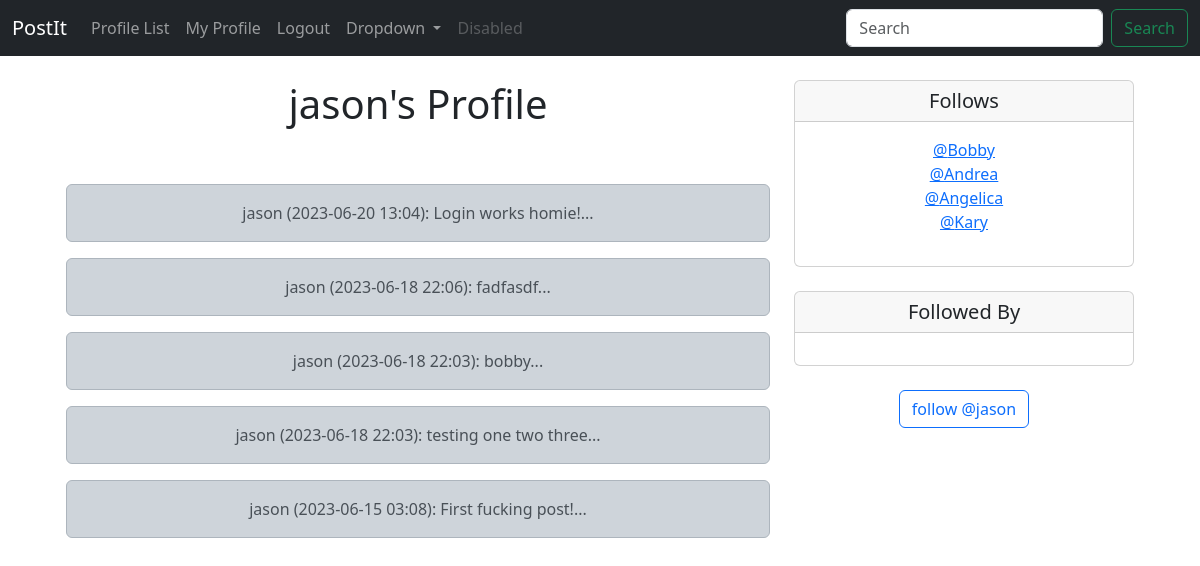
Screenshot of /profile/1 (signed in) with the database file from the repository.
### postit/models.py (models this page shows)
class Profile(models.Model):
    user = models.OneToOneField(User, on_delete=models.CASCADE)
    follows = models.ManyToManyField(
        'self',
        related_name='followed_by',
        symmetrical=False,
        blank=True
    )
    date_modified = models.DateTimeField(User, auto_now=True)
    def __str__(self):
        return self.user.username

class Post(models.Model):
    user = models.ForeignKey(
        User, related_name='posts',
        on_delete=models.DO_NOTHING
    )
    body = models.CharField(max_length=200)
    created_at = models.DateTimeField(auto_now_add=True)
    def __str__(self):
        return(
            f'{self.user} '
            f'({self.created_at:%Y-%m-%d %H:%M}): '
            f'{self.body}...'
        )

### postit/views.py (the view, shortened to what this page needs)
# urls.py: path('profile/<int:pk>', views.profile, name='profile'),
def profile(request, pk):
    if request.user.is_authenticated:
        profile = Profile.objects.get(user_id=pk)
        posts = Post.objects.filter(user_id=pk).order_by('-created_at')
        return render(request, 'profile.html', {'profile': profile, 'posts': posts})
    else:
        messages.success(request, 'You must be logged in to view this page!')
        return redirect('home')

### postit/templates/profile.html (shortened to what this page needs)
{% extends 'base.html' %}
{% block content %}
{% if profile %}
    <div class="container text-center">
        <div class="row">
            <div class="col-8">
                <h1>{{ profile.user.username }}'s Profile</h1><br/>
                <br/>
                {% if posts %}
                {% for post in posts %}
                <div class="alert alert-dark" role="alert">
                    {{ post }}
                </div>
                {% endfor %}
                {% endif %}
            </div>
            <div class="col-4">
                <div class="card">
                  <h5 class="card-header">Follows</h5>
                  <div class="card-body">
                    <p class="card-text">
                        {% for following in profile.follows.all %}
                <a href="{% url 'profile' following.user.id %}">@{{ following }}<a/><br/>
            {% endfor %}
                    </p>
                  </div>
                </div>
                <br/>
            <div class="card">
                  <h5 class="card-header">Followed By</h5>
                  <div class="card-body">
                  </div>
                </div>
                <br/>
                <form method="POST">
                {% if profile in user.profile.follows.all %}
                    <button class="btn btn-outline-danger" name="follow" value="unfollow" type="submit">
                        Unfollow @{{ profile.user.username }}
                    </button>
                {% else %}
                    <button class="btn btn-outline-primary" name="follow" value="follow" type="submit">
                        follow @{{ profile.user.username }}
                    </button>
                {% endif %}
                </form>
<br/>
            </div>
        </div>
    </div>
{% endif %}
{% endblock %}

### rows the page displays
Profile: user.username "jason"
Post: user+created_at+body "jason (2023-06-20 13:04): Login works homie!..."
Post: user+created_at+body "jason (2023-06-18 22:06): fadfasdf..."
Post: user+created_at+body "jason (2023-06-18 22:03): bobby..."
Post: user+created_at+body "jason (2023-06-18 22:03): testing one two three..."
Post: user+created_at+body "jason (2023-06-15 03:08): First fucking post!..."
Profile: user.username "Bobby"
Profile: user.username "Andrea"
Profile: user.username "Angelica"
Profile: user.username "Kary"
